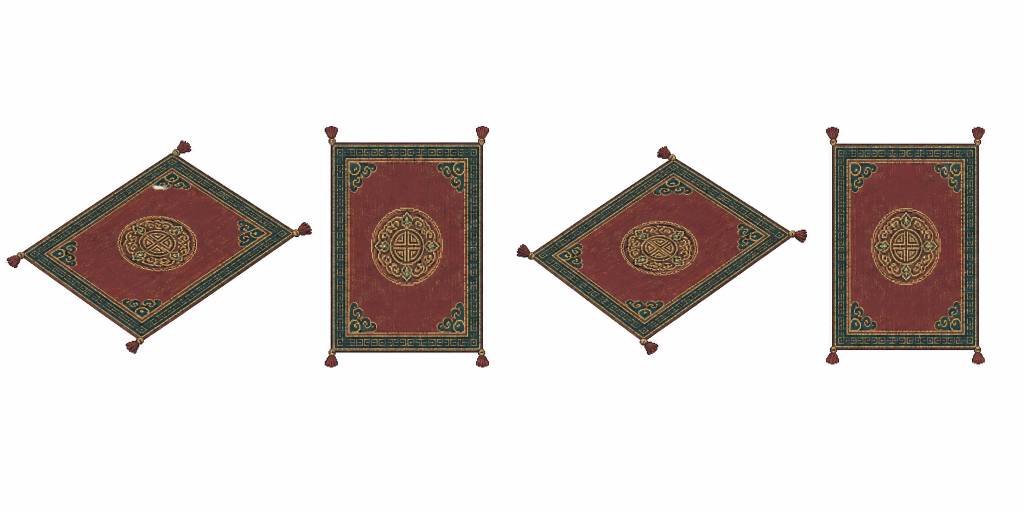
#> input picture assets/source/task42/decor_rug_large_sheet_v1.png, 2048 x 1024 px (shown at 1/2 size)
$ python cut_task42_furniture_batch7.py
#> lines starting #> are read from the running program, lines starting #| are printed output that depends on the picture
#!/usr/bin/env python3
from pathlib import Path
from PIL import Image, ImageDraw

ROOT = Path(__file__).resolve().parents[1]
SRC_DIR = ROOT / "assets/source/task42"

ROTATION_ITEMS = {
    "decor_rug_large": {
        "src": "decor_rug_large_sheet_v1.png",
        "out_dir": ROOT / "assets/furniture/decor",
        "canvas": (360, 197),
        "pad": 10,
        "boxes": [
            (0, 230, 640, 760),
            (620, 210, 1005, 770),
            (1010, 240, 1640, 760),
            (1625, 210, 1995, 765),
        ],
    },
    "meditation_dais": {
        "src": "meditation_dais_sheet_v1.png",
        "out_dir": ROOT / "assets/furniture/func",
        "canvas": (244, 169),
        "pad": 8,
        "boxes": [
            (20, 285, 515, 675),
            (520, 285, 1015, 675),
            (1025, 285, 1520, 675),
            (1530, 285, 2025, 675),
        ],
    },
}

WALL_ITEMS = {
    "wall_landscape": {
        "src": "wall_landscape_sheet_v1.png",
        "out_dir": ROOT / "assets/furniture/wallhang",
        "canvas": (120, 90),
        "pad": 4,
        "boxes": [
            (15, 190, 740, 750),
            (795, 190, 1525, 750),
        ],
    },
    "wall_scroll": {
        "src": "wall_scroll_sheet_v1.png",
        "out_dir": ROOT / "assets/furniture/wallhang",
        "canvas": (120, 178),
        "pad": 4,
        "boxes": [
            (190, 25, 655, 950),
            (875, 25, 1340, 950),
        ],
    },
    "wall_swordrack": {
        "src": "wall_swordrack_sheet_v1.png",
        "out_dir": ROOT / "assets/furniture/wallhang",
        "canvas": (96, 70),
        "pad": 3,
        "boxes": [
            (30, 185, 690, 785),
            (845, 185, 1505, 785),
        ],
    },
}

ROTATION_SUFFIXES = ["", "_r1", "_r2", "_r3"]
WALL_SUFFIXES = ["_left", "_right"]


def white_to_alpha(im):
    im = im.convert("RGBA")
    px = im.load()
    for y in range(im.height):
        for x in range(im.width):
            r, g, b, a = px[x, y]
            dist = max(0, 255 - min(r, g, b))
            if r > 248 and g > 248 and b > 248:
                px[x, y] = (r, g, b, 0)
            elif r > 242 and g > 242 and b > 242:
                px[x, y] = (r, g, b, min(a, dist * 5))
    return im


def remove_small_fragments(im, min_area=90):
    alpha = im.getchannel("A")
    w, h = im.size
    pix = alpha.load()
    seen = set()
    comps = []
    for y in range(h):
        for x in range(w):
            if pix[x, y] <= 8 or (x, y) in seen:
                continue
            stack = [(x, y)]
            seen.add((x, y))
            pts = []
            while stack:
                px, py = stack.pop()
                pts.append((px, py))
                for nx in (px - 1, px, px + 1):
                    for ny in (py - 1, py, py + 1):
                        if nx < 0 or ny < 0 or nx >= w or ny >= h or (nx, ny) in seen:
                            continue
                        if pix[nx, ny] > 8:
                            seen.add((nx, ny))
                            stack.append((nx, ny))
            comps.append(pts)
    keep = set()
    for pts in comps:
        if len(pts) >= min_area:
            keep.update(pts)
    out = Image.new("RGBA", im.size, (0, 0, 0, 0))
    src = im.load()
    dst = out.load()
    for x, y in keep:
        dst[x, y] = src[x, y]
    return out


def strip_edge_alpha(im):
    px = im.load()
    w, h = im.size
    for x in range(w):
        px[x, 0] = px[x, 0][:3] + (0,)
        px[x, h - 1] = px[x, h - 1][:3] + (0,)
    for y in range(h):
        px[0, y] = px[0, y][:3] + (0,)
        px[w - 1, y] = px[w - 1, y][:3] + (0,)
    return im


def fit_canvas(crop, canvas, pad, anchor):
    crop = remove_small_fragments(white_to_alpha(crop))
    bbox = crop.getchannel("A").getbbox()
    out = Image.new("RGBA", canvas, (0, 0, 0, 0))
    if not bbox:
        return out
    spr = crop.crop(bbox)
    max_w = canvas[0] - pad * 2
    max_h = canvas[1] - pad * 2
    scale = min(max_w / spr.width, max_h / spr.height)
    nw = max(1, int(spr.width * scale))
    nh = max(1, int(spr.height * scale))
    spr = spr.resize((nw, nh), Image.Resampling.LANCZOS)
    x = (canvas[0] - nw) // 2
    if anchor == "bottom":
        y = canvas[1] - pad - nh
    else:
        y = (canvas[1] - nh) // 2
    out.alpha_composite(spr, (x, y))
    return strip_edge_alpha(remove_small_fragments(out))


def make_preview(paths, out_path):
    cell_w = max(Image.open(p).width for p in paths) * 2 + 28
    cell_h = max(Image.open(p).height for p in paths) * 2 + 44
    cols = 4
    rows = (len(paths) + cols - 1) // cols
    preview = Image.new("RGBA", (cell_w * cols, cell_h * rows), (232, 229, 218, 255))
    d = ImageDraw.Draw(preview)
    for idx, path in enumerate(paths):
        im = Image.open(path).convert("RGBA").resize(
            (Image.open(path).width * 2, Image.open(path).height * 2),
            Image.Resampling.NEAREST,
        )
        x = (idx % cols) * cell_w + (cell_w - im.width) // 2
        y = (idx // cols) * cell_h + 10
        preview.alpha_composite(im, (x, y))
        d.text(((idx % cols) * cell_w + 8, y + im.height + 8), path.stem, fill=(0, 0, 0, 255))
    preview.save(out_path)


def main():
    written = []
    for item_id, cfg in ROTATION_ITEMS.items():
        sheet = Image.open(SRC_DIR / cfg["src"]).convert("RGBA")
        cfg["out_dir"].mkdir(parents=True, exist_ok=True)
        for suffix, box in zip(ROTATION_SUFFIXES, cfg["boxes"]):
            out = fit_canvas(sheet.crop(box), cfg["canvas"], cfg["pad"], "bottom")
            path = cfg["out_dir"] / f"{item_id}{suffix}.png"
            out.save(path)
            written.append(path)
#> this loop made 4 passes
#> pass 1, in white_to_alpha, `im = im.convert("RGBA")`:
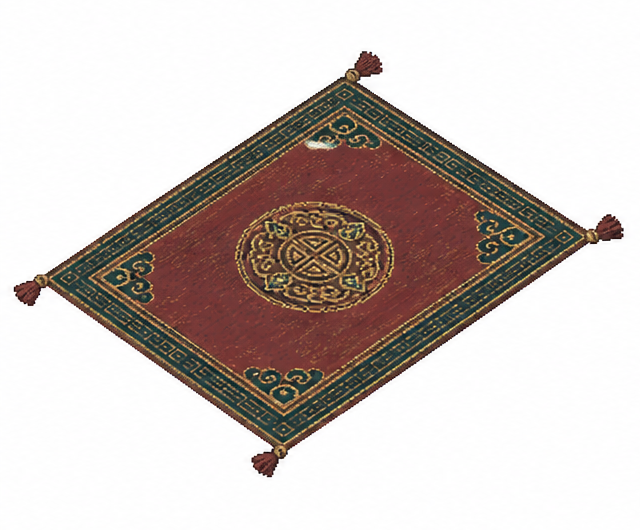
#> im: PIL image 640x530 RGBA; mean R, G, B, A 205.5, 196.1, 192.1, 255
#> pass 1, in remove_small_fragments, `alpha = im.getchannel("A")`:
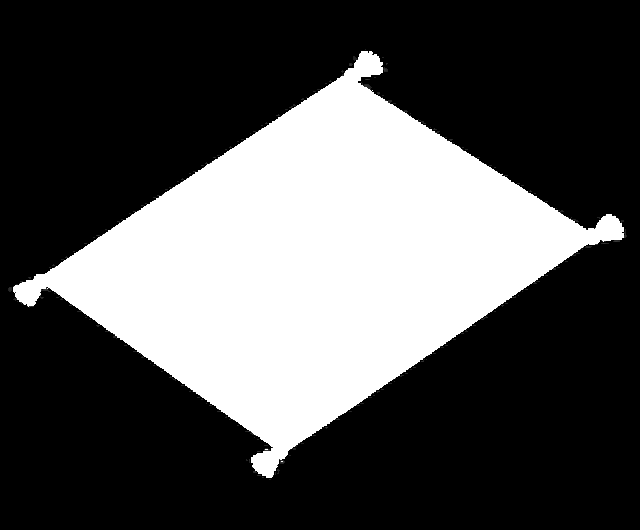
#> alpha: PIL image 640x530 L; min 0, max 255, mean 81.8
#> after the loop:
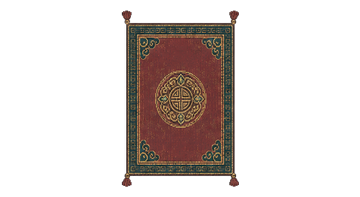
#> out: PIL image 360x197 RGBA; mean R, G, B, A 26.5, 19.2, 16.4, 61.1; transparent parts drawn white
#> after the loop, written = 4 items
#> pass 2 of the loop in main, `for item_id, cfg in ROTATION_ITEMS.items():`:
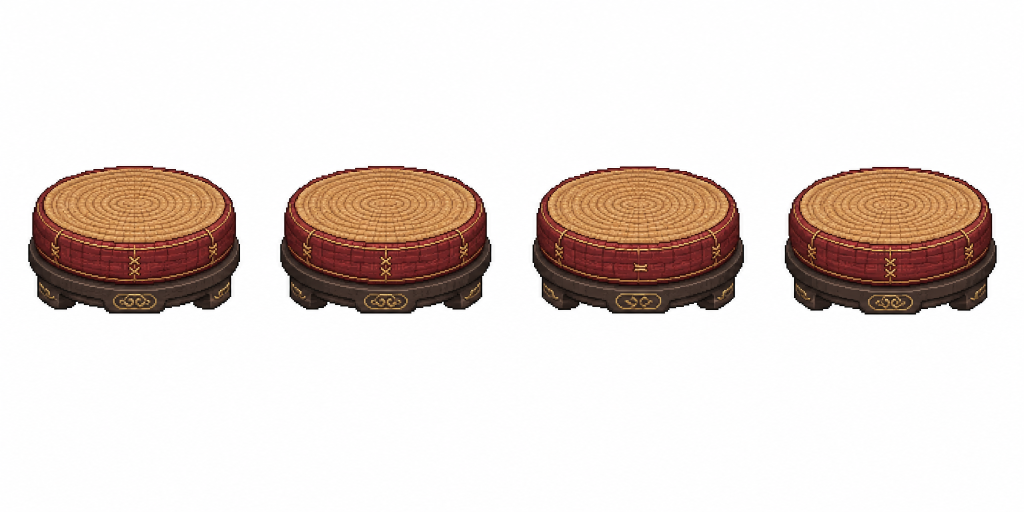
#> input picture assets/source/task42/meditation_dais_sheet_v1.png, 2048 x 1024 px (shown at 1/2 size)
#> the loop in main, `for suffix, box in zip(ROTATION_SUFFIXES, cfg["boxes"]):` made 4 passes
#> bbox in fit_canvas on passes 1 to 4: (36, 46, 461, 345), (37, 46, 469, 345), (36, 46, 469, 345), (36, 46, 469, 347)
#> pass 1, in remove_small_fragments (call 9), `alpha = im.getchannel("A")`:
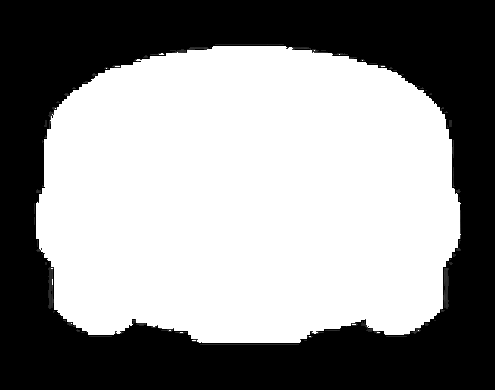
#> alpha: PIL image 495x390 L; min 0, max 255, mean 143
#> after the loop in main, `for suffix, box in zip(ROTATION_SUFFIXES, cfg["boxes"]):`:
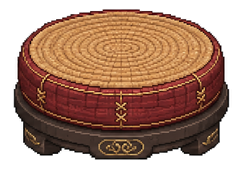
#> out: PIL image 244x169 RGBA; mean R, G, B, A 94.4, 60.9, 43.6, 172.7; transparent parts drawn white
#> after the loop in main, `for suffix, box in zip(ROTATION_SUFFIXES, cfg["boxes"]):`: written = 8 items
    for item_id, cfg in WALL_ITEMS.items():
        sheet = Image.open(SRC_DIR / cfg["src"]).convert("RGBA")
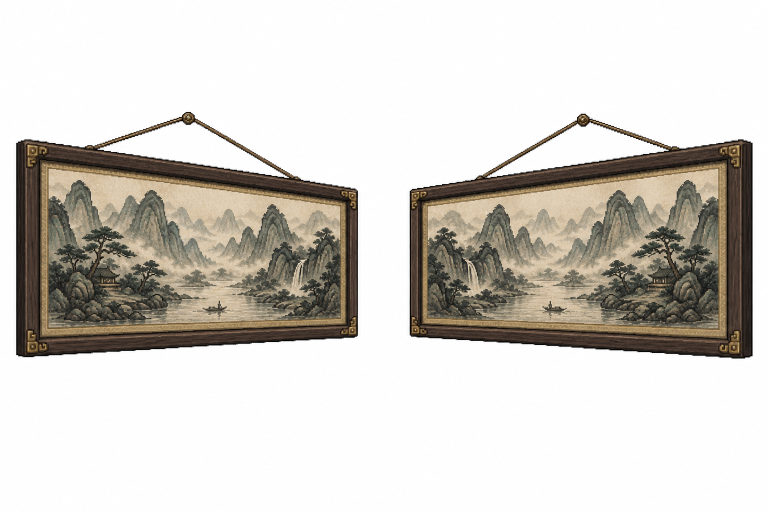
#> input picture assets/source/task42/wall_landscape_sheet_v1.png, 1536 x 1024 px (shown at 1/2 size)
#> sheet: PIL image 1536x1024 RGBA
        cfg["out_dir"].mkdir(parents=True, exist_ok=True)
        for suffix, box in zip(WALL_SUFFIXES, cfg["boxes"]):
            out = fit_canvas(sheet.crop(box), cfg["canvas"], cfg["pad"], "center")
            path = cfg["out_dir"] / f"{item_id}{suffix}.png"
            out.save(path)
            written.append(path)
#> this loop made 2 passes
#> bbox in fit_canvas on passes 1 to 2: (15, 33, 706, 525), (21, 37, 711, 528)
#> pass 1, in white_to_alpha (call 9), `im = im.convert("RGBA")`:
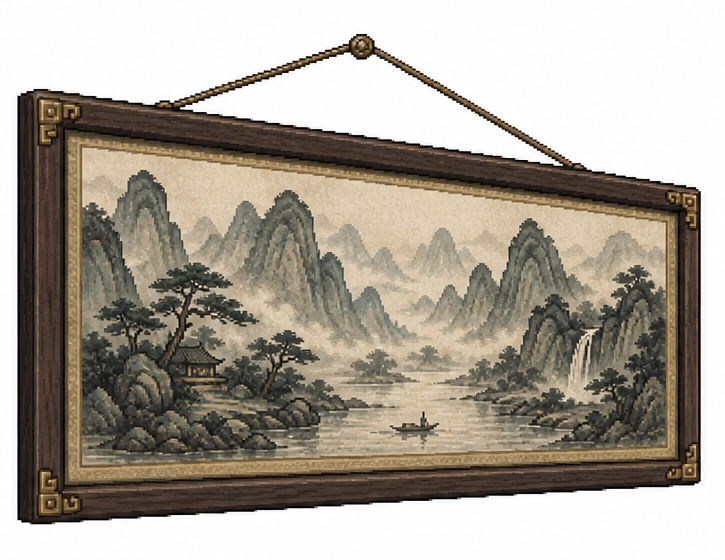
#> im: PIL image 725x560 RGBA; mean R, G, B, A 169.8, 162.5, 151.2, 255
#> pass 1, in remove_small_fragments (call 17), `alpha = im.getchannel("A")`:
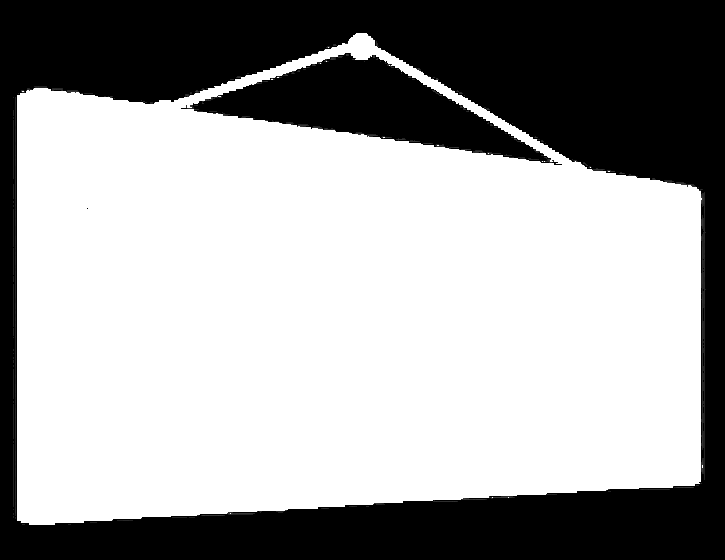
#> alpha: PIL image 725x560 L; min 0, max 255, mean 162.1
#> after the loop:
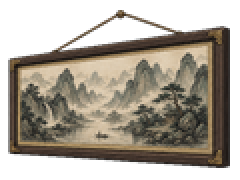
#> out: PIL image 120x90 RGBA (shown 2 times larger); mean R, G, B, A 77.8, 70.5, 59.5, 157.9; transparent parts drawn white
#> after the loop, written = 10 items
#> pass 2 of the loop in main, `for item_id, cfg in WALL_ITEMS.items():`:
    make_preview(written, ROOT / "preview_task42_furniture_batch7_x2.png")


if __name__ == "__main__":
#> (the run stopped early here; a loop or call above may not have finished)
